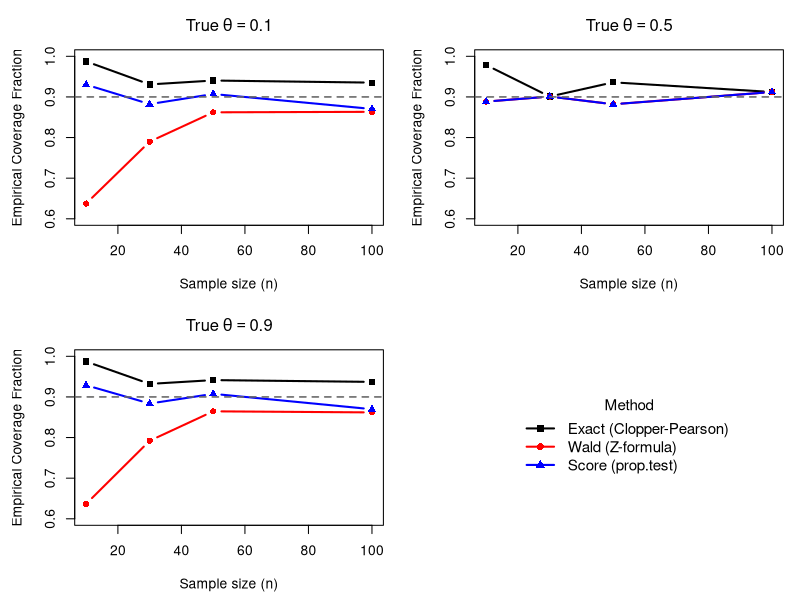
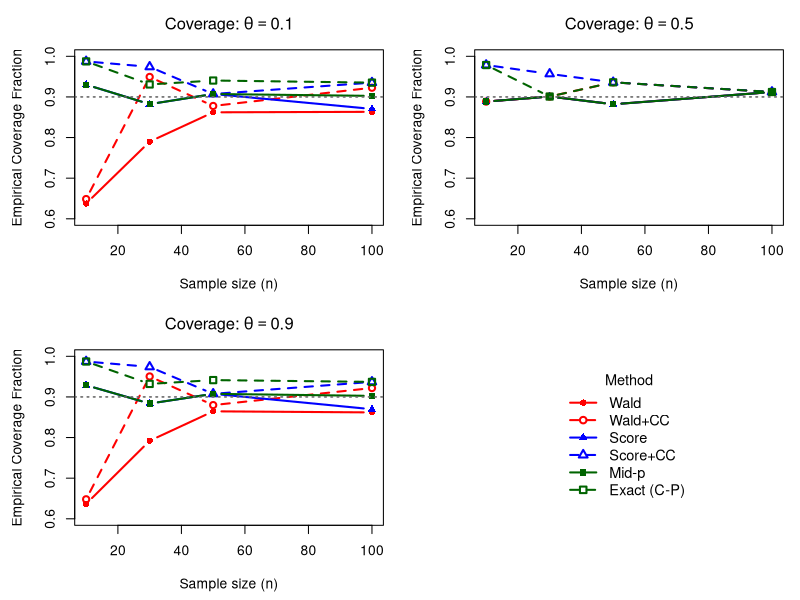
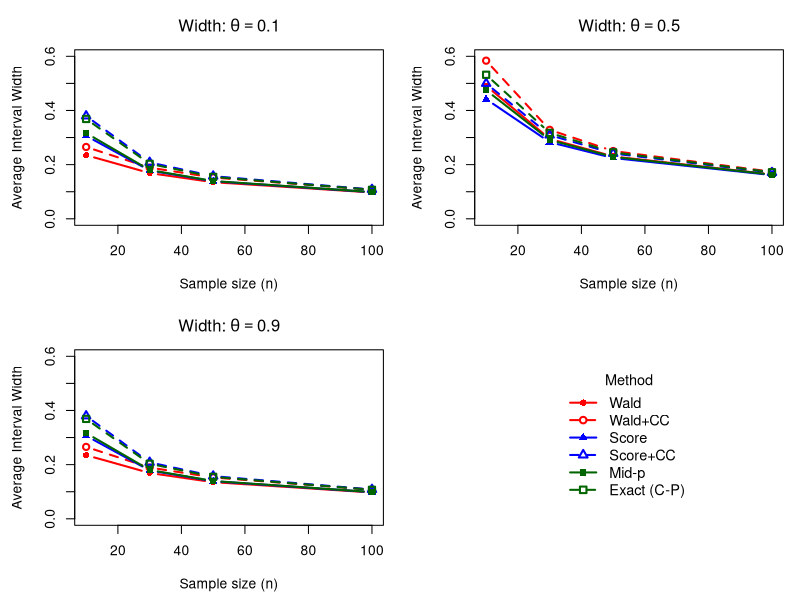
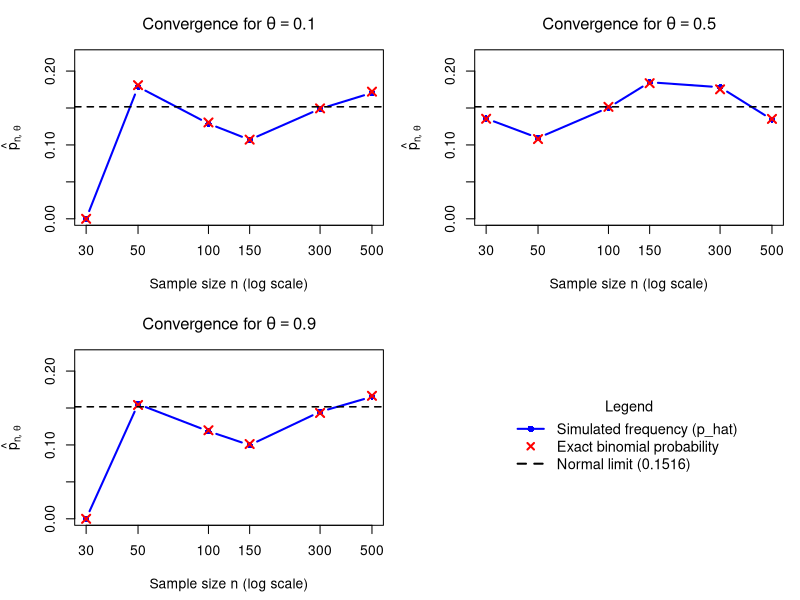

Reproduce these figures in R, in order.
## ---- chunk 1
knitr::opts_chunk$set(
  echo = TRUE,
  fig.width = 8,
  fig.height = 7,
  out.width = "90%",
  fig.align = "center",
  comment = "#>"
)
## ---- chunk 2
# Step 1: Set seed for reproducibility.
# Anyone running this exact code will get the identical simulated random numbers.
set.seed(47)

# Step 2: Define simulation parameters
ns <- c(10, 30, 50, 100)        # Sample sizes
thetas <- c(0.1, 0.5, 0.9)      # True binomial probabilities
N <- 1e5                        # 100,000 simulated datasets per condition
conf_level <- 0.90              # 90% nominal confidence
alpha <- 1 - conf_level         # alpha = 0.10 (two-sided error)

# Critical value from standard normal distribution N(0, 1).
# We take 1 - alpha/2 = 0.95 so that 5% is in each tail (total middle = 90%).
z <- qnorm(1 - alpha / 2)       # ~ 1.644854

# Step 3: Pre-allocate matrices to hold empirical coverage fractions.
# Rows will be sample sizes (n), columns will be thetas.
cov_exact <- matrix(NA, nrow = length(ns), ncol = length(thetas),
                    dimnames = list(paste0("n=", ns), paste0("th=", thetas)))
cov_wald  <- cov_exact
cov_score <- cov_exact

# Step 4: Run the simulation loops
for (i in seq_along(ns)) {
  n <- ns[i]
  
  for (j in seq_along(thetas)) {
    theta <- thetas[j]
    
    # Generate N = 100,000 independent binomial outcomes
    # S is a vector of 100,000 integers between 0 and n.
    S <- rbinom(N, size = n, prob = theta)
    p <- S / n  # Sample proportions
    
    # --- 1. Exact Clopper-Pearson (via Beta quantiles) ---
    lo_e <- qbeta(alpha / 2, S, n - S + 1)
    up_e <- qbeta(1 - alpha / 2, S + 1, n - S)
    # Check what fraction of the 100,000 intervals contain the true theta
    cov_exact[i, j] <- mean(lo_e <= theta & theta <= up_e)
    
    # --- 2. Wald (Z) Interval ---
    se_w <- sqrt(p * (1 - p) / n)
    lo_w <- p - z * se_w
    up_w <- p + z * se_w
    cov_wald[i, j] <- mean(lo_w <= theta & theta <= up_w)
    
    # --- 3. Wilson Score Interval ---
    denom  <- 1 + (z^2) / n
    center <- (p + (z^2) / (2 * n)) / denom
    half   <- (z * sqrt(p * (1 - p) / n + (z^2) / (4 * n^2))) / denom
    lo_s   <- center - half
    up_s   <- center + half
    cov_score[i, j] <- mean(lo_s <= theta & theta <= up_s)
  }
}
## ---- chunk 3
# Build a tidy data frame to display with kable
p11_results <- list()
for (j in seq_along(thetas)) {
  p11_results[[j]] <- data.frame(
    True_Theta = thetas[j],
    n          = ns,
    Exact_C_P  = round(cov_exact[, j], 4),
    Wald_Z     = round(cov_wald[, j], 4),
    Score      = round(cov_score[, j], 4)
  )
}
p11_table <- do.call(rbind, p11_results)
rownames(p11_table) <- NULL

knitr::kable(
  p11_table,
  caption = "Problem 1.1: Empirical coverage of 0.90 confidence intervals across N = 100,000 simulations."
)
## ---- chunk 4
# Setup 2x2 grid with comfortable margins
par(mfrow = c(2, 2), mar = c(4.5, 4.5, 3, 1))

cols <- c("black", "red", "blue")
pchs <- c(15, 16, 17) # Square = Exact, Circle = Wald, Triangle = Score

for (j in seq_along(thetas)) {
  matplot(
    ns, cbind(cov_exact[, j], cov_wald[, j], cov_score[, j]),
    type = "b", pch = pchs, lty = 1, lwd = 2, col = cols,
    ylim = c(0.6, 1.0),
    xlab = "Sample size (n)",
    ylab = "Empirical Coverage Fraction",
    main = bquote("True" ~ theta == .(thetas[j]))
  )
  # Nominal target line at 0.90
  abline(h = conf_level, lty = 2, col = "gray40", lwd = 1.5)
}

# The 4th panel is dedicated to the legend so it never overlaps the curves!
plot.new()
legend(
  "center",
  legend = c("Exact (Clopper-Pearson)", "Wald (Z-formula)", "Score (prop.test)"),
  col = cols, pch = pchs, lty = 1, lwd = 2,
  bty = "n", cex = 1.1, title = "Method"
)
## ---- chunk 5
# Step 1: Re-use seed 47 to ensure exact comparability with Problem 1.1
set.seed(47)

ns <- c(10, 30, 50, 100)
thetas <- c(0.1, 0.5, 0.9)
N <- 1e5
conf_level <- 0.90
alpha <- 1 - conf_level
z <- qnorm(1 - alpha / 2)

# Helper function: Wilson score formula
calc_wilson <- function(p, n) {
  denom  <- 1 + (z^2) / n
  center <- (p + (z^2) / (2 * n)) / denom
  half   <- (z * sqrt(p * (1 - p) / n + (z^2) / (4 * n^2))) / denom
  cbind(center - half, center + half)
}

# Helper function: Mid-p exact interval solved numerically with uniroot()
calc_midp_single_s <- function(s, n) {
  lo <- 0
  up <- 1
  if (s > 0) {
    # Lower bound solves: P(S > s) + 0.5*P(S = s) - alpha/2 = 0
    f_lo <- function(th) (1 - pbinom(s, n, th)) + 0.5 * dbinom(s, n, th) - alpha / 2
    lo <- uniroot(f_lo, interval = c(0, 1), tol = 1e-8)$root
  }
  if (s < n) {
    # Upper bound solves: P(S < s) + 0.5*P(S = s) - alpha/2 = 0
    f_up <- function(th) pbinom(s - 1, n, th) + 0.5 * dbinom(s, n, th) - alpha / 2
    up <- uniroot(f_up, interval = c(0, 1), tol = 1e-8)$root
  }
  c(lo, up)
}

# Methods to evaluate
method_names <- c("Wald", "Wald+CC", "Score", "Score+CC", "Mid-p", "Exact (C-P)")

# 3D arrays to record coverage and width: [sample size, theta, method]
cov_p12   <- array(NA, dim = c(length(ns), length(thetas), length(method_names)),
                   dimnames = list(paste0("n=", ns), paste0("th=", thetas), method_names))
width_p12 <- cov_p12

for (i in seq_along(ns)) {
  n <- ns[i]
  
  # Optimization for beginners: s can only be 0, 1, ..., n.
  # Instead of solving uniroot 100,000 times, we precalculate the table of
  # (n + 1) possible intervals and look it up!
  midp_lookup <- t(sapply(0:n, function(s) calc_midp_single_s(s, n)))
  
  for (j in seq_along(thetas)) {
    theta <- thetas[j]
    S <- rbinom(N, size = n, prob = theta)
    p <- S / n
    se <- sqrt(p * (1 - p) / n)
    
    lo <- list()
    up <- list()
    
    # 1. Wald (no CC)
    lo[["Wald"]] <- p - z * se
    up[["Wald"]] <- p + z * se
    
    # 2. Wald + CC (bounded to [0, 1])
    lo[["Wald+CC"]] <- pmax(0, p - z * se - 1 / (2 * n))
    up[["Wald+CC"]] <- pmin(1, p + z * se + 1 / (2 * n))
    
    # 3. Score (no CC)
    w_un <- calc_wilson(p, n)
    lo[["Score"]] <- w_un[, 1]
    up[["Score"]] <- w_un[, 2]
    
    # 4. Score + CC (as in prop.test(correct = TRUE))
    cc_shift <- ifelse(S == n / 2, 0, 0.5 / n)
    lo[["Score+CC"]] <- ifelse(p - cc_shift <= 0, 0, calc_wilson(p - cc_shift, n)[, 1])
    up[["Score+CC"]] <- ifelse(p + cc_shift >= 1, 1, calc_wilson(p + cc_shift, n)[, 2])
    
    # 5. Mid-p (exact without CC)
    lo[["Mid-p"]] <- midp_lookup[S + 1, 1]
    up[["Mid-p"]] <- midp_lookup[S + 1, 2]
    
    # 6. Clopper-Pearson (exact with CC)
    lo[["Exact (C-P)"]] <- qbeta(alpha / 2, S, n - S + 1)
    up[["Exact (C-P)"]] <- qbeta(1 - alpha / 2, S + 1, n - S)
    
    # Store empirical coverage and mean width for each method
    for (m in method_names) {
      cov_p12[i, j, m]   <- mean(lo[[m]] <= theta & theta <= up[[m]])
      width_p12[i, j, m] <- mean(up[[m]] - lo[[m]])
    }
  }
}
## ---- chunk 6
# Format coverage results
cov_df_list <- list()
w_df_list   <- list()

for (j in seq_along(thetas)) {
  c_df <- as.data.frame(round(cov_p12[, j, ], 4))
  c_df <- cbind(Theta = thetas[j], n = ns, c_df)
  cov_df_list[[j]] <- c_df
  
  w_df <- as.data.frame(round(width_p12[, j, ], 3))
  w_df <- cbind(Theta = thetas[j], n = ns, w_df)
  w_df_list[[j]] <- w_df
}

table_coverage <- do.call(rbind, cov_df_list)
table_width    <- do.call(rbind, w_df_list)
rownames(table_coverage) <- NULL
rownames(table_width)    <- NULL

knitr::kable(
  table_coverage,
  caption = "Problem 1.2: Empirical coverage comparison (with and without continuity correction)."
)

knitr::kable(
  table_width,
  caption = "Problem 1.2: Average confidence interval width (shorter intervals convey more precision)."
)
## ---- chunk 7
# Color palette: Red = Wald, Blue = Score, Green = Exact
cols <- c("red", "red", "blue", "blue", "darkgreen", "darkgreen")
ltys <- c(1, 2, 1, 2, 1, 2) # 1 = Solid (no CC), 2 = Dashed (with CC)
pchs <- c(16, 1, 17, 2, 15, 0)

# FIGURE 1: COVERAGE
par(mfrow = c(2, 2), mar = c(4.5, 4.5, 3, 1))
for (j in seq_along(thetas)) {
  matplot(
    ns, cov_p12[, j, ], type = "b", pch = pchs, col = cols, lty = ltys,
    lwd = 2, ylim = c(0.6, 1.0),
    xlab = "Sample size (n)", ylab = "Empirical Coverage Fraction",
    main = bquote("Coverage:" ~ theta == .(thetas[j]))
  )
  abline(h = conf_level, lty = 3, col = "gray40", lwd = 1.5)
}
plot.new()
legend("center", legend = method_names, col = cols, lty = ltys, pch = pchs,
       lwd = 2, bty = "n", cex = 1.05, title = "Method")

# FIGURE 2: WIDTH
par(mfrow = c(2, 2), mar = c(4.5, 4.5, 3, 1))
for (j in seq_along(thetas)) {
  matplot(
    ns, width_p12[, j, ], type = "b", pch = pchs, col = cols, lty = ltys,
    lwd = 2, ylim = c(0, 0.6),
    xlab = "Sample size (n)", ylab = "Average Interval Width",
    main = bquote("Width:" ~ theta == .(thetas[j]))
  )
}
plot.new()
legend("center", legend = method_names, col = cols, lty = ltys, pch = pchs,
       lwd = 2, bty = "n", cex = 1.05, title = "Method")
## ---- chunk 8
# Step 1: Parameters
set.seed(47)
ns <- c(30, 50, 100, 150, 300, 500)
thetas <- c(0.1, 0.5, 0.9)
N <- 1e5
a <- -0.5
b <- -0.1

# Step 2: Compute the normal asymptotic target
target_norm <- pnorm(b) - pnorm(a)

# Step 3: Pre-allocate matrices
p_hat   <- matrix(NA, nrow = length(ns), ncol = length(thetas),
                  dimnames = list(paste0("n=", ns), paste0("th=", thetas)))
p_exact <- p_hat

# Step 4: Run simulation and exact calculation
for (j in seq_along(thetas)) {
  theta <- thetas[j]
  
  for (i in seq_along(ns)) {
    n <- ns[i]
    sigma <- sqrt(n * theta * (1 - theta))
    
    # 1. Simulated relative frequency
    S <- rbinom(N, size = n, prob = theta)
    W <- (S - n * theta) / sigma
    p_hat[i, j] <- mean(W >= a & W <= b)
    
    # 2. Exact theoretical probability from the binomial distribution
    s_all <- 0:n
    w_all <- (s_all - n * theta) / sigma
    valid_s <- s_all[w_all >= a & w_all <= b]
    p_exact[i, j] <- sum(dbinom(valid_s, size = n, prob = theta))
  }
}
## ---- chunk 9
p13_list <- list()
for (j in seq_along(thetas)) {
  p13_list[[j]] <- data.frame(
    Theta       = thetas[j],
    n           = ns,
    Simulated   = round(p_hat[, j], 4),
    Exact_Binom = round(p_exact[, j], 4),
    Target_Norm = round(target_norm, 4),
    Abs_Error   = round(abs(p_hat[, j] - target_norm), 4)
  )
}
table_p13 <- do.call(rbind, p13_list)
rownames(table_p13) <- NULL

knitr::kable(
  table_p13,
  caption = "Problem 1.3: Convergence of P(-0.5 <= W <= -0.1) toward the normal limit (0.1516)."
)
## ---- chunk 10
par(mfrow = c(2, 2), mar = c(4.5, 4.5, 3, 1))

for (j in seq_along(thetas)) {
  # Log scale for x-axis provides even spacing across 30 to 500
  plot(
    ns, p_hat[, j], type = "b", pch = 16, col = "blue", lwd = 2,
    ylim = c(0, 0.22), log = "x", xaxt = "n",
    xlab = "Sample size n (log scale)",
    ylab = expression(hat(p)[list(n, theta)]),
    main = bquote("Convergence for" ~ theta == .(thetas[j]))
  )
  axis(1, at = ns, labels = ns)
  
  # Overlay exact binomial values as red crosses
  points(ns, p_exact[, j], pch = 4, col = "red", cex = 1.3, lwd = 2)
  
  # Asymptotic normal target line
  abline(h = target_norm, lty = 2, col = "black", lwd = 1.5)
}

# 4th panel for clean legend
plot.new()
legend(
  "center",
  legend = c("Simulated frequency (p_hat)", "Exact binomial probability", "Normal limit (0.1516)"),
  col = c("blue", "red", "black"),
  pch = c(16, 4, NA), lty = c(1, NA, 2), lwd = 2,
  bty = "n", cex = 1.05, title = "Legend"
)
